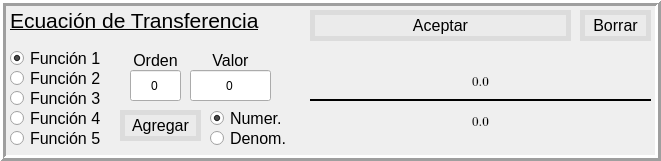
   <widget class="QFrame" name="frametransfer">
    <property name="geometry">
     <rect>
      <x>230</x>
      <y>10</y>
      <width>661</width>
      <height>161</height>
     </rect>
    </property>
    <property name="frameShape">
     <enum>QFrame::Box</enum>
    </property>
    <property name="frameShadow">
     <enum>QFrame::Raised</enum>
    </property>
    <property name="lineWidth">
     <number>3</number>
    </property>
    <widget class="QLabel" name="transferencialabel">
     <property name="geometry">
      <rect>
       <x>10</x>
       <y>10</y>
       <width>261</width>
       <height>21</height>
      </rect>
     </property>
     <property name="font">
      <font>
       <pointsize>16</pointsize>
       <underline>true</underline>
      </font>
     </property>
     <property name="lineWidth">
      <number>3</number>
     </property>
     <property name="text">
      <string>Ecuación de Transferencia</string>
     </property>
    </widget>
    <widget class="Line" name="line">
     <property name="geometry">
      <rect>
       <x>310</x>
       <y>90</y>
       <width>341</width>
       <height>20</height>
      </rect>
     </property>
     <property name="frameShadow">
      <enum>QFrame::Plain</enum>
     </property>
     <property name="lineWidth">
      <number>2</number>
     </property>
     <property name="orientation">
      <enum>Qt::Horizontal</enum>
     </property>
    </widget>
    <widget class="QLabel" name="numlabel">
     <property name="geometry">
      <rect>
       <x>315</x>
       <y>66</y>
       <width>331</width>
       <height>31</height>
      </rect>
     </property>
     <property name="font">
      <font>
       <family>Cambria Math</family>
       <pointsize>10</pointsize>
      </font>
     </property>
     <property name="text">
      <string>0.0</string>
     </property>
     <property name="alignment">
      <set>Qt::AlignCenter</set>
     </property>
    </widget>
    <widget class="QRadioButton" name="transferf1">
     <property name="geometry">
      <rect>
       <x>10</x>
       <y>50</y>
       <width>101</width>
       <height>16</height>
      </rect>
     </property>
     <property name="font">
      <font>
       <pointsize>12</pointsize>
      </font>
     </property>
     <property name="text">
      <string>Función 1</string>
     </property>
     <property name="iconSize">
      <size>
       <width>16</width>
       <height>16</height>
      </size>
     </property>
     <property name="checked">
      <bool>true</bool>
     </property>
     <attribute name="buttonGroup">
      <string notr="true">buttonGroup_2</string>
     </attribute>
    </widget>
    <widget class="QRadioButton" name="transferf3">
     <property name="geometry">
      <rect>
       <x>10</x>
       <y>90</y>
       <width>101</width>
       <height>16</height>
      </rect>
     </property>
     <property name="font">
      <font>
       <pointsize>12</pointsize>
      </font>
     </property>
     <property name="text">
      <string>Función 3</string>
     </property>
     <property name="iconSize">
      <size>
       <width>16</width>
       <height>16</height>
      </size>
     </property>
     <property name="checked">
      <bool>false</bool>
     </property>
     <attribute name="buttonGroup">
      <string notr="true">buttonGroup_2</string>
     </attribute>
    </widget>
    <widget class="QRadioButton" name="transferf2">
     <property name="geometry">
      <rect>
       <x>10</x>
       <y>70</y>
       <width>101</width>
       <height>16</height>
      </rect>
     </property>
     <property name="font">
      <font>
       <pointsize>12</pointsize>
      </font>
     </property>
     <property name="text">
      <string>Función 2</string>
     </property>
     <property name="iconSize">
      <size>
       <width>16</width>
       <height>16</height>
      </size>
     </property>
     <property name="checked">
      <bool>false</bool>
     </property>
     <attribute name="buttonGroup">
      <string notr="true">buttonGroup_2</string>
     </attribute>
    </widget>
    <widget class="QLabel" name="denlabel">
     <property name="geometry">
      <rect>
       <x>315</x>
       <y>106</y>
       <width>331</width>
       <height>31</height>
      </rect>
     </property>
     <property name="font">
      <font>
       <family>Cambria Math</family>
       <pointsize>10</pointsize>
      </font>
     </property>
     <property name="text">
      <string>0.0</string>
     </property>
     <property name="alignment">
      <set>Qt::AlignCenter</set>
     </property>
    </widget>
    <widget class="QPushButton" name="acceptequation">
     <property name="geometry">
      <rect>
       <x>310</x>
       <y>10</y>
       <width>261</width>
       <height>31</height>
      </rect>
     </property>
     <property name="font">
      <font>
       <pointsize>12</pointsize>
      </font>
     </property>
     <property name="styleSheet">
      <string notr="true">background-color: rgb(235, 235, 235);
 border-style: solid;
 border-width:5px;
 border-color: rgb(220, 220, 220);</string>
     </property>
     <property name="text">
      <string>Aceptar</string>
     </property>
     <property name="autoDefault">
      <bool>false</bool>
     </property>
     <property name="default">
      <bool>false</bool>
     </property>
     <property name="flat">
      <bool>false</bool>
     </property>
    </widget>
    <widget class="QPushButton" name="eraseequation">
     <property name="geometry">
      <rect>
       <x>580</x>
       <y>10</y>
       <width>71</width>
       <height>31</height>
      </rect>
     </property>
     <property name="font">
      <font>
       <pointsize>12</pointsize>
      </font>
     </property>
     <property name="styleSheet">
      <string notr="true">background-color: rgb(235, 235, 235);
 border-style: solid;
 border-width:5px;
 border-color: rgb(220, 220, 220);</string>
     </property>
     <property name="text">
      <string>Borrar</string>
     </property>
     <property name="autoDefault">
      <bool>false</bool>
     </property>
     <property name="default">
      <bool>false</bool>
     </property>
     <property name="flat">
      <bool>false</bool>
     </property>
    </widget>
    <widget class="QRadioButton" name="transferf4">
     <property name="geometry">
      <rect>
       <x>10</x>
       <y>110</y>
       <width>101</width>
       <height>16</height>
      </rect>
     </property>
     <property name="font">
      <font>
       <pointsize>12</pointsize>
      </font>
     </property>
     <property name="text">
      <string>Función 4</string>
     </property>
     <property name="iconSize">
      <size>
       <width>16</width>
       <height>16</height>
      </size>
     </property>
     <property name="checked">
      <bool>false</bool>
     </property>
     <attribute name="buttonGroup">
      <string notr="true">buttonGroup_2</string>
     </attribute>
    </widget>
    <widget class="QRadioButton" name="transferf5">
     <property name="geometry">
      <rect>
       <x>10</x>
       <y>130</y>
       <width>101</width>
       <height>16</height>
      </rect>
     </property>
     <property name="font">
      <font>
       <pointsize>12</pointsize>
      </font>
     </property>
     <property name="text">
      <string>Función 5</string>
     </property>
     <property name="iconSize">
      <size>
       <width>16</width>
       <height>16</height>
      </size>
     </property>
     <property name="checked">
      <bool>false</bool>
     </property>
     <attribute name="buttonGroup">
      <string notr="true">buttonGroup_2</string>
     </attribute>
    </widget>
    <widget class="QLabel" name="label">
     <property name="geometry">
      <rect>
       <x>130</x>
       <y>50</y>
       <width>51</width>
       <height>20</height>
      </rect>
     </property>
     <property name="font">
      <font>
       <pointsize>12</pointsize>
      </font>
     </property>
     <property name="text">
      <string>Orden</string>
     </property>
     <property name="alignment">
      <set>Qt::AlignCenter</set>
     </property>
    </widget>
    <widget class="QLabel" name="label_2">
     <property name="geometry">
      <rect>
       <x>190</x>
       <y>50</y>
       <width>81</width>
       <height>21</height>
      </rect>
     </property>
     <property name="font">
      <font>
       <pointsize>12</pointsize>
      </font>
     </property>
     <property name="text">
      <string>Valor</string>
     </property>
     <property name="alignment">
      <set>Qt::AlignCenter</set>
     </property>
    </widget>
    <widget class="QPushButton" name="addcoefficient">
     <property name="geometry">
      <rect>
       <x>120</x>
       <y>110</y>
       <width>81</width>
       <height>31</height>
      </rect>
     </property>
     <property name="font">
      <font>
       <pointsize>12</pointsize>
      </font>
     </property>
     <property name="styleSheet">
      <string notr="true">background-color: rgb(235, 235, 235);
 border-style: solid;
 border-width:5px;
 border-color: rgb(220, 220, 220);</string>
     </property>
     <property name="text">
      <string>Agregar</string>
     </property>
     <property name="autoDefault">
      <bool>false</bool>
     </property>
     <property name="default">
      <bool>false</bool>
     </property>
     <property name="flat">
      <bool>false</bool>
     </property>
    </widget>
    <widget class="QLineEdit" name="coeforder">
     <property name="geometry">
      <rect>
       <x>130</x>
       <y>70</y>
       <width>51</width>
       <height>31</height>
      </rect>
     </property>
     <property name="layoutDirection">
      <enum>Qt::RightToLeft</enum>
     </property>
     <property name="inputMethodHints">
      <set>Qt::ImhFormattedNumbersOnly</set>
     </property>
     <property name="text">
      <string>0</string>
     </property>
     <property name="alignment">
      <set>Qt::AlignCenter</set>
     </property>
    </widget>
    <widget class="QLineEdit" name="coefvalue">
     <property name="geometry">
      <rect>
       <x>190</x>
       <y>70</y>
       <width>81</width>
       <height>31</height>
      </rect>
     </property>
     <property name="layoutDirection">
      <enum>Qt::RightToLeft</enum>
     </property>
     <property name="inputMethodHints">
      <set>Qt::ImhFormattedNumbersOnly</set>
     </property>
     <property name="text">
      <string>0</string>
     </property>
     <property name="alignment">
      <set>Qt::AlignCenter</set>
     </property>
    </widget>
    <widget class="QRadioButton" name="checknumerator">
     <property name="geometry">
      <rect>
       <x>210</x>
       <y>110</y>
       <width>101</width>
       <height>16</height>
      </rect>
     </property>
     <property name="font">
      <font>
       <pointsize>12</pointsize>
      </font>
     </property>
     <property name="text">
      <string>Numer.</string>
     </property>
     <property name="iconSize">
      <size>
       <width>16</width>
       <height>16</height>
      </size>
     </property>
     <property name="checked">
      <bool>true</bool>
     </property>
     <attribute name="buttonGroup">
      <string notr="true">buttonGroup</string>
     </attribute>
    </widget>
    <widget class="QRadioButton" name="checkdenominator">
     <property name="geometry">
      <rect>
       <x>210</x>
       <y>130</y>
       <width>121</width>
       <height>16</height>
      </rect>
     </property>
     <property name="font">
      <font>
       <pointsize>12</pointsize>
      </font>
     </property>
     <property name="text">
      <string>Denom.</string>
     </property>
     <property name="iconSize">
      <size>
       <width>16</width>
       <height>16</height>
      </size>
     </property>
     <property name="checked">
      <bool>false</bool>
     </property>
     <attribute name="buttonGroup">
      <string notr="true">buttonGroup</string>
     </attribute>
    </widget>
   </widget>
